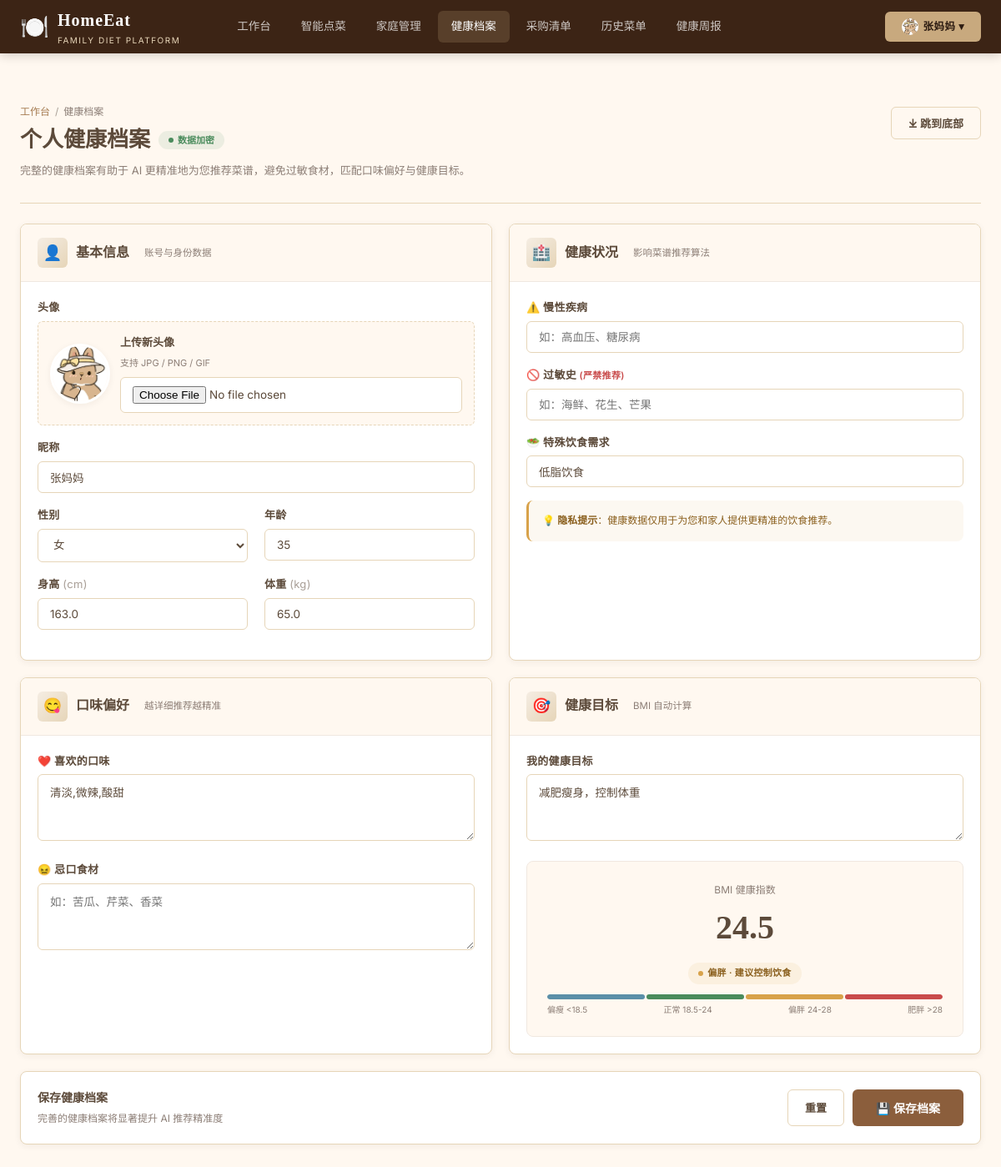
/user/profile (signed in), run on the app's committed database.
### models.py (models this page shows)
class User(UserMixin, db.Model):
    __tablename__ = 'user'
    id = db.Column(db.Integer, primary_key=True)
    username = db.Column(db.String(50), unique=True, nullable=False)
    password = db.Column(db.String(200), nullable=False)
    role = db.Column(db.String(20), default='user')  # admin / user
    nickname = db.Column(db.String(50), default='')
    avatar = db.Column(db.String(200), default='')
    gender = db.Column(db.String(10), default='')
    age = db.Column(db.Integer, default=0)
    height = db.Column(db.Float, default=0)
    weight = db.Column(db.Float, default=0)
    diseases = db.Column(db.Text, default='')  # 慢性疾病
    allergies = db.Column(db.Text, default='')  # 过敏史
    special_diet = db.Column(db.Text, default='')  # 特殊饮食需求
    taste_likes = db.Column(db.Text, default='')  # 喜欢的口味
    taste_dislikes = db.Column(db.Text, default='')  # 忌口食材
    health_goal = db.Column(db.Text, default='')  # 健康目标
    family_id = db.Column(db.Integer, db.ForeignKey('family.id'), nullable=True)
    is_family_admin = db.Column(db.Boolean, default=False)
    created_at = db.Column(db.DateTime, default=datetime.now)
    family = db.relationship('Family', foreign_keys=[family_id], backref=db.backref('members', lazy=True))

### app.py (the view, shortened to what this page needs)
@app.route('/user/profile', methods=['GET', 'POST'])
@login_required
def user_profile():
    return render_template('user/profile.html')

### app.py (called while the page is built)
@login_manager.user_loader
def load_user(user_id):
    return User.query.get(int(user_id))

### templates/user/profile.html (shortened to what this page needs)
{% extends "user/base.html" %}
{% block content %}
<div class="page-header-v4">
    <div class="ph-left">
        <div class="ph-crumb"><a href="/user/home">工作台</a><span class="sep">/</span><span>健康档案</span></div>
        <h1>个人健康档案 <span class="ph-badge"><span class="dot"></span>数据加密</span></h1>
        <p class="ph-desc">完整的健康档案有助于 AI 更精准地为您推荐菜谱，避免过敏食材，匹配口味偏好与健康目标。</p>
    </div>
    <div class="ph-actions"><button type="button" class="btn btn-outline" onclick="window.scrollTo({top:document.body.scrollHeight,behavior:'smooth'})">⤓ 跳到底部</button></div>
</div>
<form method="POST" action="/user/profile">
<div class="grid-2">
    <div class="panel">
        <div class="panel-head"><div class="panel-title"><div class="panel-icon">👤</div><h3>基本信息</h3><span class="panel-sub">账号与身份数据</span></div></div>
        <div class="panel-body">
            <div class="form-group">
                <label>头像</label>
                <div style="display:flex;gap:12px;align-items:center;padding:14px;background:var(--cream);border-radius:var(--radius-sm);border:1px dashed var(--border);">
                    <img src="{{ current_user.avatar or 'https://via.placeholder.com/72' }}" alt="头像" style="width:72px;height:72px;border-radius:50%;object-fit:cover;border:3px solid white;box-shadow:var(--shadow-sm);" id="avatarPreview">
                    <div style="flex:1;">
                        <div style="font-size:13px;color:var(--text-dark);font-weight:600;margin-bottom:6px;">上传新头像</div>
                        <div style="font-size:11px;color:var(--text-muted);margin-bottom:8px;">支持 JPG / PNG / GIF</div>
                        <input type="file" id="avatarFile" class="form-control" accept="image/*" onchange="uploadFile('avatarFile', function(url){document.getElementById('avatarUrl').value=url;document.getElementById('avatarPreview').src=url;})">
                    </div>
                </div>
            </div>
            <div class="form-group"><label>昵称</label><input type="text" name="nickname" class="form-control" value="{{ current_user.nickname }}" required></div>
            <div class="grid-2">
                <div class="form-group"><label>性别</label><select name="gender" class="form-control"><option value="女" {% if current_user.gender == '女' %}selected{% endif %}>女</option></select></div>
                <div class="form-group"><label>年龄</label><input type="number" name="age" class="form-control" value="{{ current_user.age or '' }}" min="0" max="150" placeholder="周岁"></div>
            </div>
            <div class="grid-2">
                <div class="form-group"><label>身高 <span style="color:var(--text-light);font-weight:400;">(cm)</span></label><input type="number" name="height" class="form-control" value="{{ current_user.height or '' }}" step="0.1" placeholder="170.0"></div>
                <div class="form-group"><label>体重 <span style="color:var(--text-light);font-weight:400;">(kg)</span></label><input type="number" name="weight" class="form-control" value="{{ current_user.weight or '' }}" step="0.1" placeholder="60.0"></div>
            </div>
        </div>
    </div>
    <div class="panel">
        <div class="panel-head"><div class="panel-title"><div class="panel-icon">🏥</div><h3>健康状况</h3><span class="panel-sub">影响菜谱推荐算法</span></div></div>
        <div class="panel-body">
            <div class="form-group"><label>⚠️ 慢性疾病</label><input type="text" name="diseases" class="form-control" value="{{ current_user.diseases }}" placeholder="如：高血压、糖尿病"></div>
            <div class="form-group"><label>🚫 过敏史 <span style="color:var(--danger);font-size:11px;font-weight:600;">(严禁推荐)</span></label><input type="text" name="allergies" class="form-control" value="{{ current_user.allergies }}" placeholder="如：海鲜、花生、芒果"></div>
            <div class="form-group"><label>🥗 特殊饮食需求</label><input type="text" name="special_diet" class="form-control" value="{{ current_user.special_diet }}" placeholder="如：低盐饮食、素食主义"></div>
            <div style="padding:14px 16px;background:rgba(216,162,74,.08);border-left:3px solid var(--warning);border-radius:8px;font-size:12px;color:#8a5f1d;line-height:1.7;">💡 <strong>隐私提示</strong>：健康数据仅用于为您和家人提供更精准的饮食推荐。</div>
        </div>
    </div>
</div>
<div class="grid-2">
    <div class="panel">
        <div class="panel-head"><div class="panel-title"><div class="panel-icon">😋</div><h3>口味偏好</h3><span class="panel-sub">越详细推荐越精准</span></div></div>
        <div class="panel-body">
            <div class="form-group"><label>❤️ 喜欢的口味</label><textarea name="taste_likes" class="form-control" rows="3" placeholder="如：清淡、微辣、酸甜">{{ current_user.taste_likes }}</textarea></div>
            <div class="form-group"><label>😖 忌口食材</label><textarea name="taste_dislikes" class="form-control" rows="3" placeholder="如：苦瓜、芹菜、香菜">{{ current_user.taste_dislikes }}</textarea></div>
        </div>
    </div>
    <div class="panel">
        <div class="panel-head"><div class="panel-title"><div class="panel-icon">🎯</div><h3>健康目标</h3><span class="panel-sub">BMI 自动计算</span></div></div>
        <div class="panel-body">
            <div class="form-group"><label>我的健康目标</label><textarea name="health_goal" class="form-control" rows="3" placeholder="如：均衡营养、控制体重">{{ current_user.health_goal }}</textarea></div>
            {% if current_user.height and current_user.weight %}
            {% set bmi = current_user.weight / ((current_user.height/100) ** 2) %}
            <div class="bmi-gauge-v4">
                <div class="bg-label">BMI 健康指数</div>
                <div class="bg-value">{{ "%.1f" | format(bmi) }}</div>
                <div class="bg-status chip chip-{% if bmi < 18.5 %}info{% elif bmi < 24 %}success{% elif bmi < 28 %}warning{% else %}danger{% endif %}">
                    <span class="chip-dot"></span>
                    {% if bmi < 18.5 %}偏瘦 · 建议增加营养{% elif bmi < 24 %}体重正常 · 继续保持{% elif bmi < 28 %}偏胖 · 建议控制饮食{% else %}肥胖 · 建议减重{% endif %}
                </div>
                <div class="bg-scale"><span class="s-thin"></span><span class="s-normal"></span><span class="s-over"></span><span class="s-obese"></span></div>
                <div style="display:flex;justify-content:space-between;font-size:10px;color:var(--text-muted);margin-top:4px;"><span>偏瘦 &lt;18.5</span><span>正常 18.5-24</span><span>偏胖 24-28</span><span>肥胖 &gt;28</span></div>
            </div>
            {% else %}
            <div style="padding:30px 20px;text-align:center;color:var(--text-muted);background:var(--cream);border-radius:var(--radius-sm);font-size:13px;">📊 填写身高、体重后，此处将显示您的 <strong>BMI 健康指数</strong></div>
            {% endif %}
        </div>
    </div>
</div>
<div class="panel">
    <div class="panel-body" style="display:flex;align-items:center;justify-content:space-between;gap:20px;flex-wrap:wrap;">
        <div><div style="font-size:14px;font-weight:600;color:var(--text-dark);margin-bottom:4px;">保存健康档案</div><div style="font-size:12px;color:var(--text-muted);">完善的健康档案将显著提升 AI 推荐精准度</div></div>
        <div style="display:flex;gap:10px;">
            <button type="button" class="btn btn-outline" onclick="location.reload()">重置</button>
            <button type="submit" class="btn btn-primary btn-lg">💾 保存档案</button>
        </div>
    </div>
</div>
</form>
{% endblock %}

### templates/user/base.html (shortened to what this page needs)
<!DOCTYPE html>
<html lang="zh-CN">
<head>
    <link rel="stylesheet" href="/static/css/style.css">
</head>
<body>
<header class="corp-header">
    <div class="corp-header-inner">
        <a href="/" class="corp-logo">
            <span class="cl-mark">🍽️</span>
            <span class="cl-text"><span class="cl-name">HomeEat</span><span class="cl-tag">Family Diet Platform</span></span>
        </a>
        <nav class="corp-nav">
            <a href="/user/home" class="{% if request.endpoint == 'user_home' %}active{% endif %}">工作台</a>
            <a href="/user/ordering" class="{% if request.endpoint == 'user_ordering' %}active{% endif %}">智能点菜</a>
            <a href="/user/family" class="{% if request.endpoint == 'user_family' %}active{% endif %}">家庭管理</a>
            <a href="/user/profile" class="{% if request.endpoint == 'user_profile' %}active{% endif %}">健康档案</a>
            <a href="/user/shopping" class="{% if request.endpoint == 'user_shopping' %}active{% endif %}">采购清单</a>
            <a href="/user/history" class="{% if request.endpoint == 'user_history' %}active{% endif %}">历史菜单</a>
            <a href="/user/report" class="{% if request.endpoint == 'user_report' %}active{% endif %}">健康周报</a>
        </nav>
        <div class="corp-header-cta">
            <div style="position:relative;">
                <a href="javascript:;" class="corp-btn-header" onclick="document.getElementById('userDropdownV5').classList.toggle('show');event.stopPropagation();">
                    <img src="{{ current_user.avatar or 'https://via.placeholder.com/24' }}" style="width:20px;height:20px;border-radius:50%;object-fit:cover;vertical-align:middle;margin-right:6px;">{{ (current_user.nickname or current_user.username)[:6] }} ▾
                </a>
            </div>
        </div>
    </div>
</header>
<main class="frontend-main">
    <div class="frontend-container">
        {% block content %}{% endblock %}
    </div>
</main>
</body>
</html>

### data on the page
User: avatar (picture), nickname "张妈妈", gender "女", age "35", height "163.0", weight "65.0", special_diet "低脂饮食", taste_likes "清淡,微辣,酸甜", health_goal "减肥瘦身，控制体重"

### other printed values
{{ "%.1f" | format(bmi) }} "24.5"
